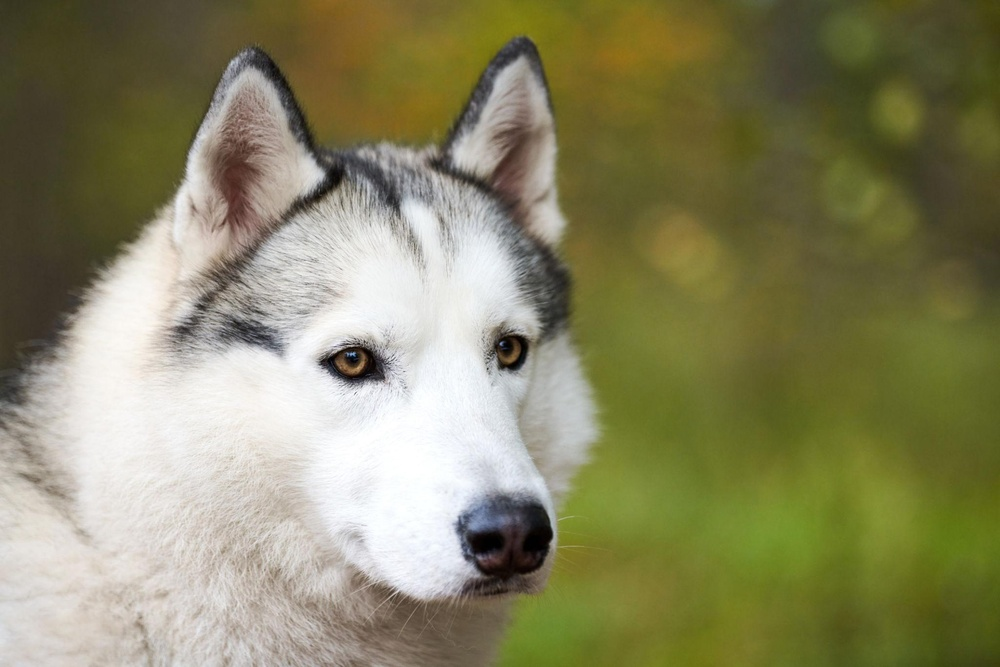
%> input picture Ex 5/imagem.jpg, 1000 x 667 px, shrunk from 2048 x 1365 before the run
$ octave ex5.m   (GNU Octave 9; MATLAB toolbox functions it lacks are replaced by stand-ins)
%> lines starting %> are read from the running program, lines starting %| are printed output that depends on the picture
clear;
close all;
clc;


% Lendo a imagem original
img = imread('./Ex 5/imagem.jpg');
%> img is the input picture: size 667x1000x3 uint8; mean R, G, B 136.3, 133.9, 98.5

% Filtrando cada canal - Imagem vem em matriz de 3 dimensões, sendo [X,X,1] = R; [X,X,2] = G; [X,X,3] = B;

% Red
R_img = img;
R_img(:,:,2) = 0;
R_img(:,:,3) = 0;

% Green
G_img = img;
G_img(:,:,1) = 0;
G_img(:,:,3) = 0;

% Blue
B_img = img;
B_img(:,:,2) = 0;
B_img(:,:,1) = 0;
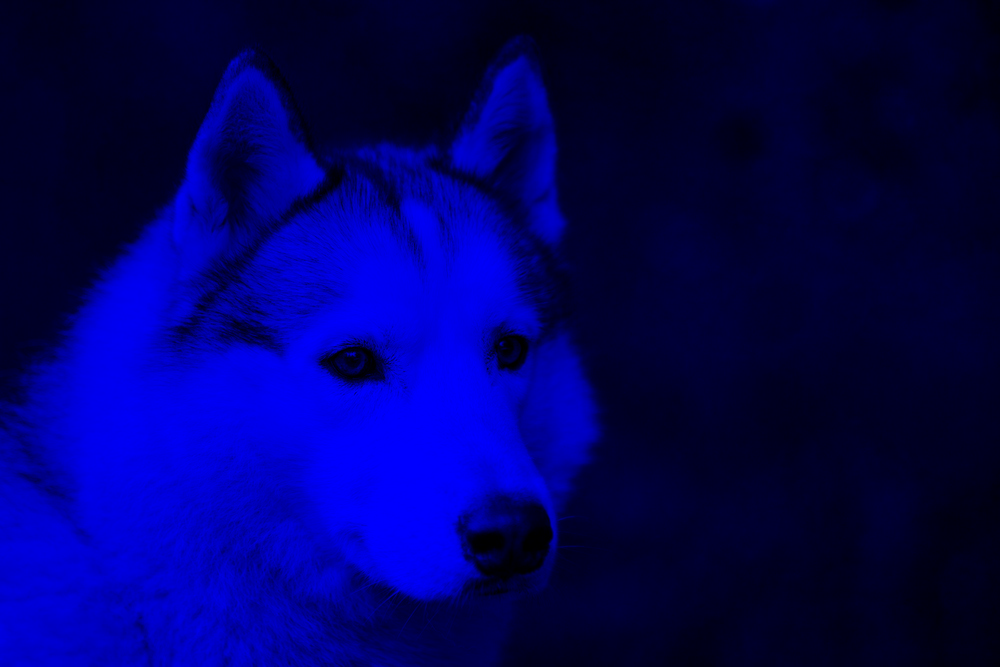
%> B_img: size 667x1000x3 uint8; mean R, G, B 0, 0, 98.5

% Exibe a imagem original e a de cada canal
figure(1)
subplot(2,2,1)
imshow(img);
title('Imagem original')

subplot(2,2,2)
imshow(R_img);
title("R");

subplot(2,2,3)
imshow(G_img);
title("G");

subplot(2,2,4)
imshow(B_img);
title("B");

% Transformando em grayscale:
R = im2double(img(:,:,1));
G = im2double(img(:,:,2));
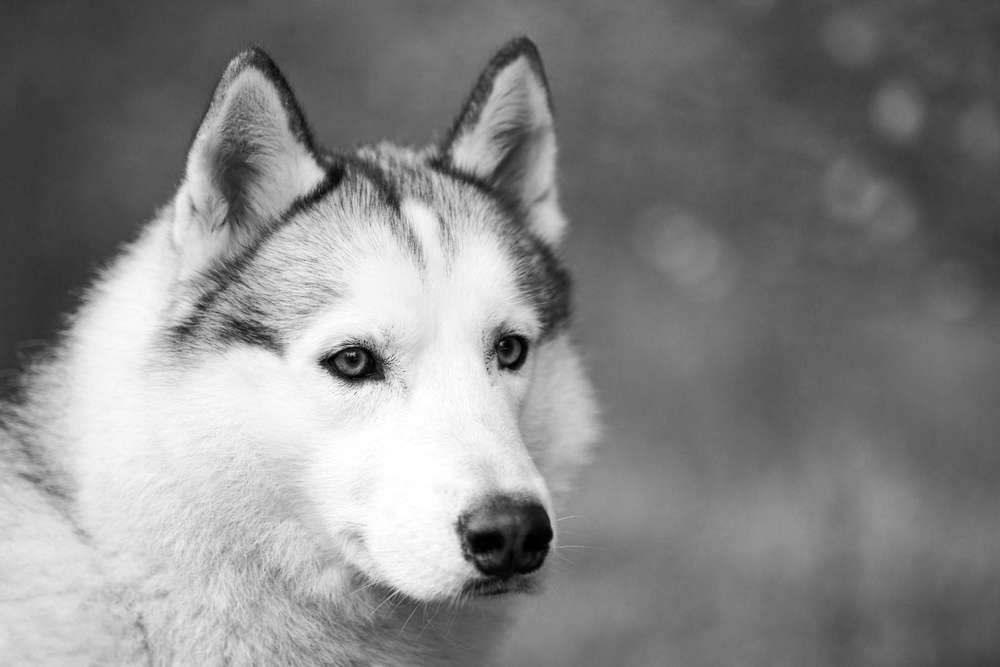
%> G: size 667x1000 double; min 0, max 1, mean 0.525
B = im2double(img(:,:,3));
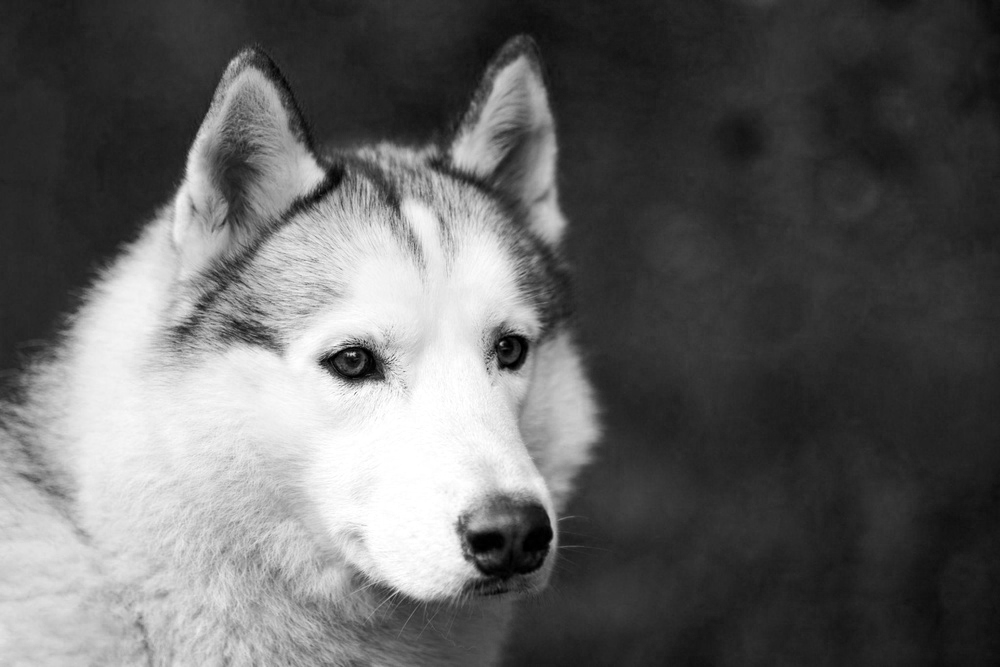
%> B: size 667x1000 double; min 0, max 1, mean 0.386

F_R = fft2(R);
F_G = fft2(G);
F_B = fft2(B);

F_R = fftshift(F_R);
F_G = fftshift(F_G);
F_B = fftshift(F_B);

% Aplicando mascáras
high_mask = im2double(rgb2gray(imread('./Ex 5/altafreq_mask.jpg')));
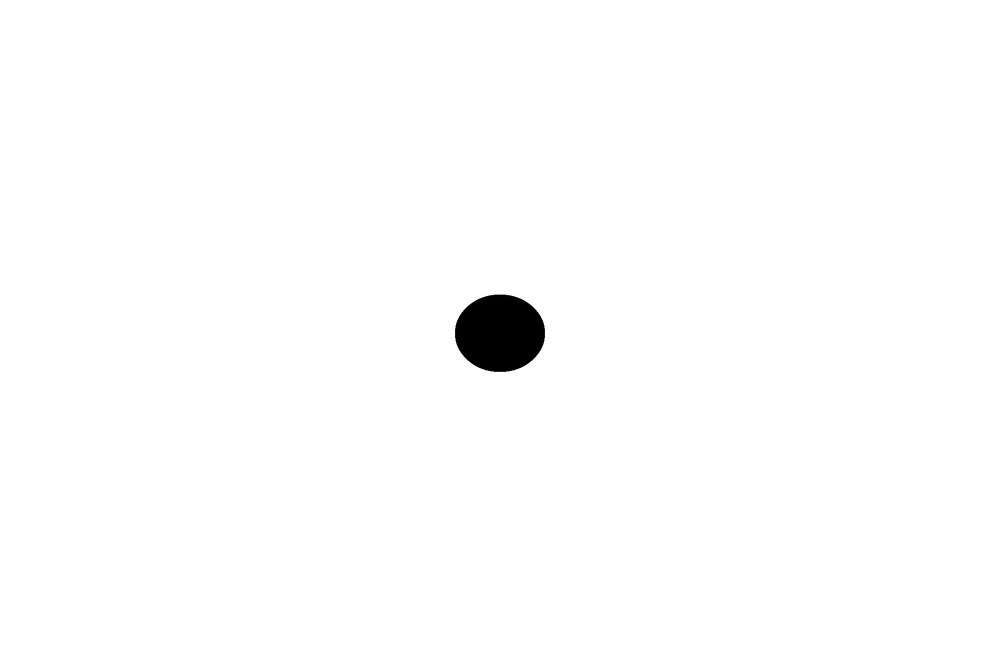
%> input picture Ex 5/altafreq_mask.jpg, 1000 x 667 px, shrunk from 2048 x 1365 before the run
%> high_mask: size 667x1000 double; min 0, max 1, mean 0.992
low_mask = im2double(rgb2gray(imread('./Ex 5/baixafreq_mask.jpg')));
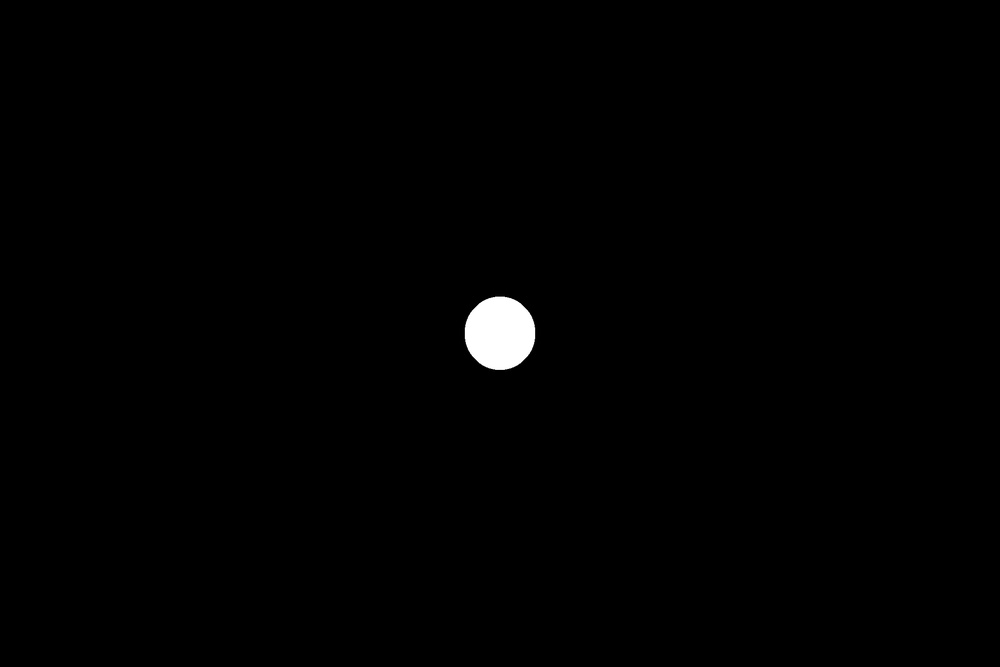
%> input picture Ex 5/baixafreq_mask.jpg, 1000 x 667 px, shrunk from 2048 x 1365 before the run
%> low_mask: size 667x1000 double; min 0, max 1, mean 0.00612

% Não precisa aplicar fft2 pois já estão em escalas de cinza, nem fftshift pois as mascaras ja estão de acordo como sentido (altas frequências no meio) e baixas freqs na borda


% Alta frequência
hF_R = F_R .* high_mask;
hF_G = F_G .* high_mask;
hF_B = F_B .* high_mask;

hr = ifft2(ifftshift(hF_R));
hg = ifft2(ifftshift(hF_G));
hb = ifft2(ifftshift(hF_B));

hrecon = zeros(size(img));
hrecon(:,:,1) = real(hr);
hrecon(:,:,2) = real(hg);
hrecon(:,:,3) = real(hb);
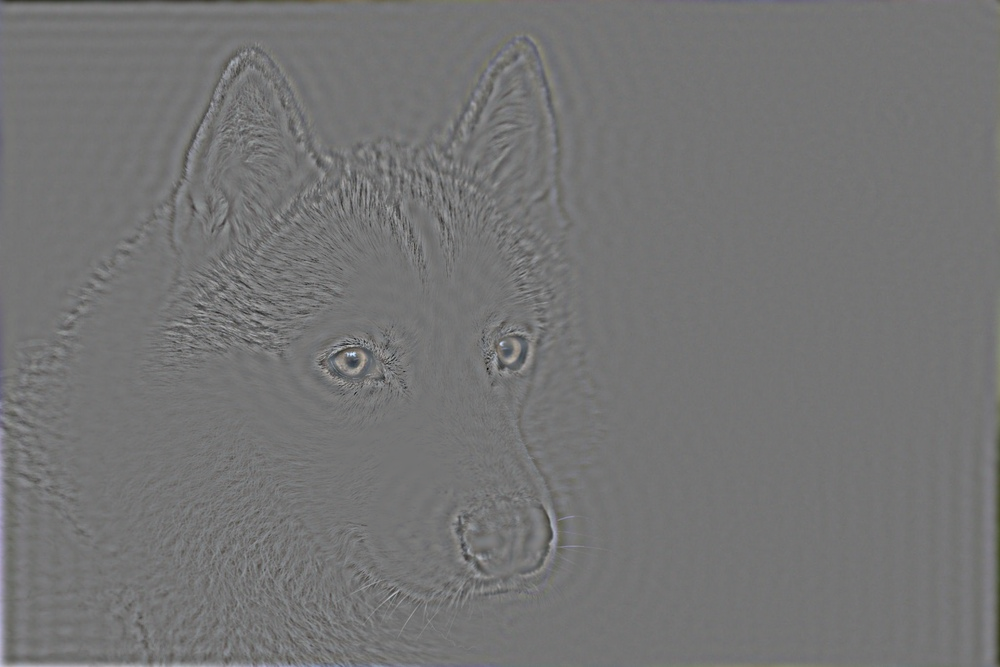
%> hrecon: size 667x1000x3 double; mean R, G, B 2.02e-17, -4.73e-20, 7.91e-18; drawn with min black and max white

figure(2)
imshow(hrecon,[]);
title('Filtro "passa-alta"');
% -------------------------
% Baixa frequência
lF_R = F_R .* low_mask;
lF_G = F_G .* low_mask;
lF_B = F_B .* low_mask;

lr = ifft2(ifftshift(lF_R));
lg = ifft2(ifftshift(lF_G));
lb = ifft2(ifftshift(lF_B));

lrecon = zeros(size(img));
lrecon(:,:,1) = real(lr);
lrecon(:,:,2) = real(lg);
lrecon(:,:,3) = real(lb);
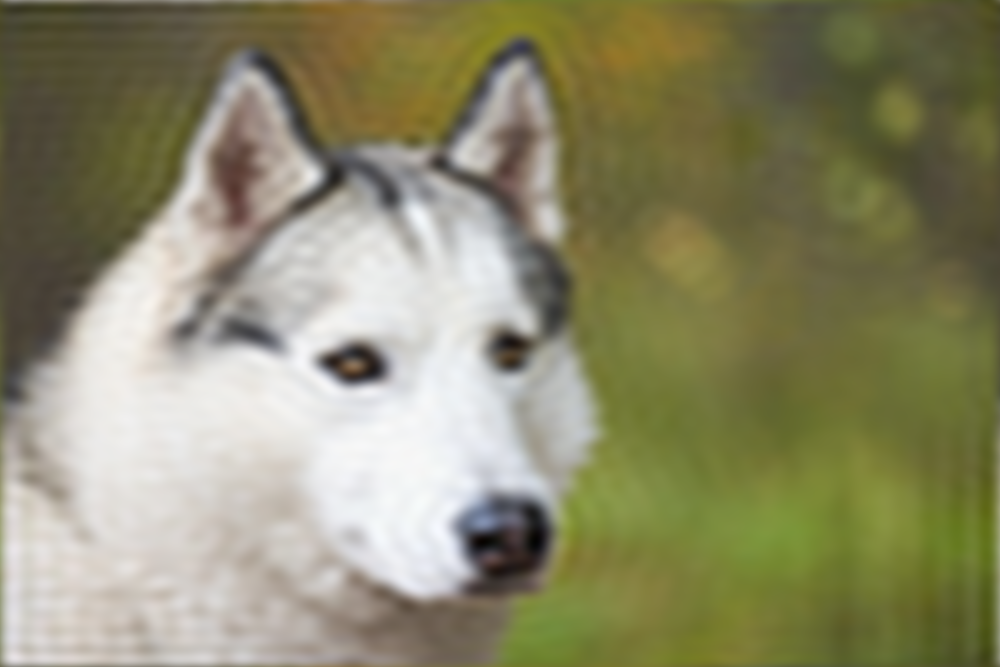
%> lrecon: size 667x1000x3 double; mean R, G, B 0.535, 0.525, 0.386; drawn with min black and max white

figure(3)
imshow(lrecon,[]);
title('Filtro "passa-baixa"');
% ---------------------------

% Compressão do arquivo de áudio.

% Lê o arquivo de aúdio
%> (the run ends here)
